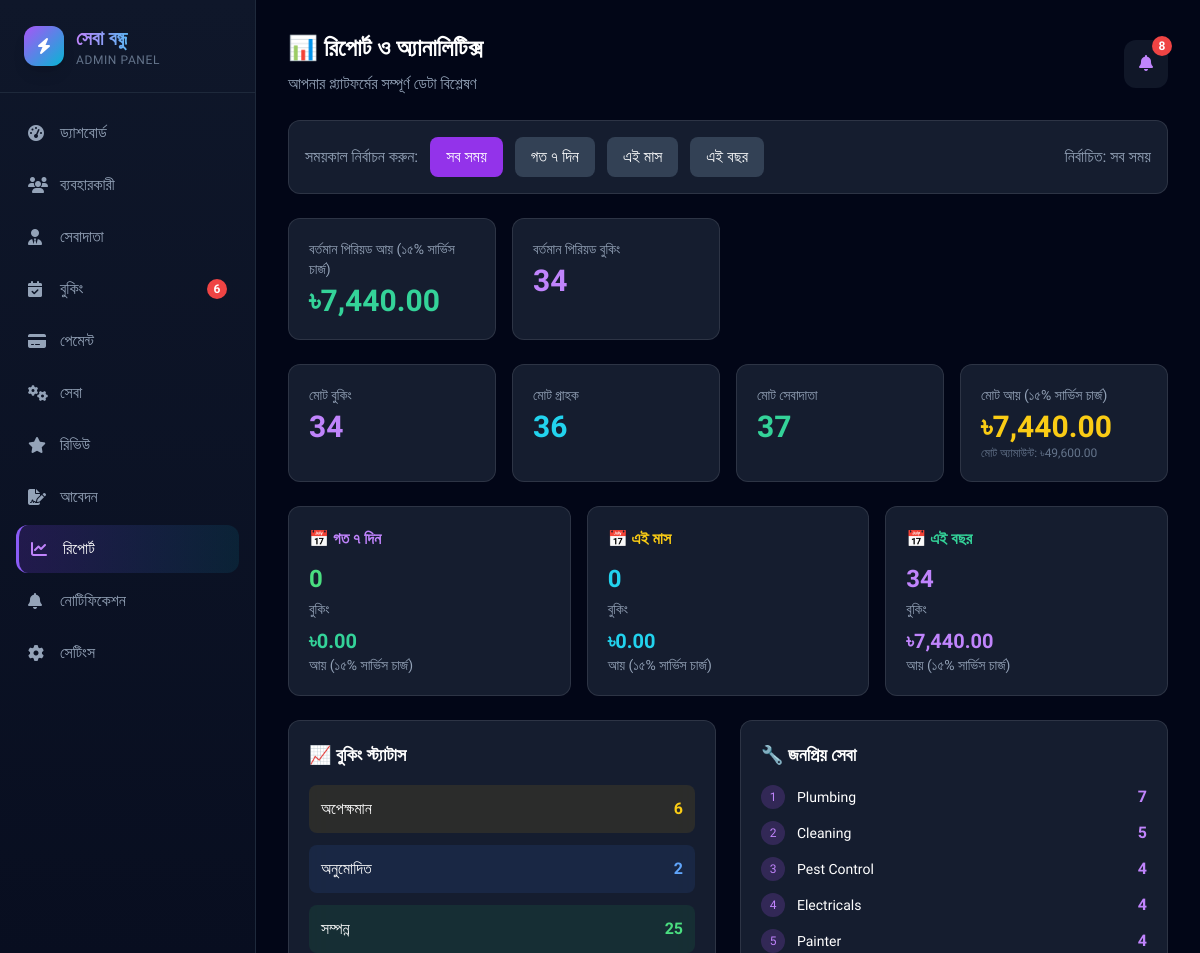
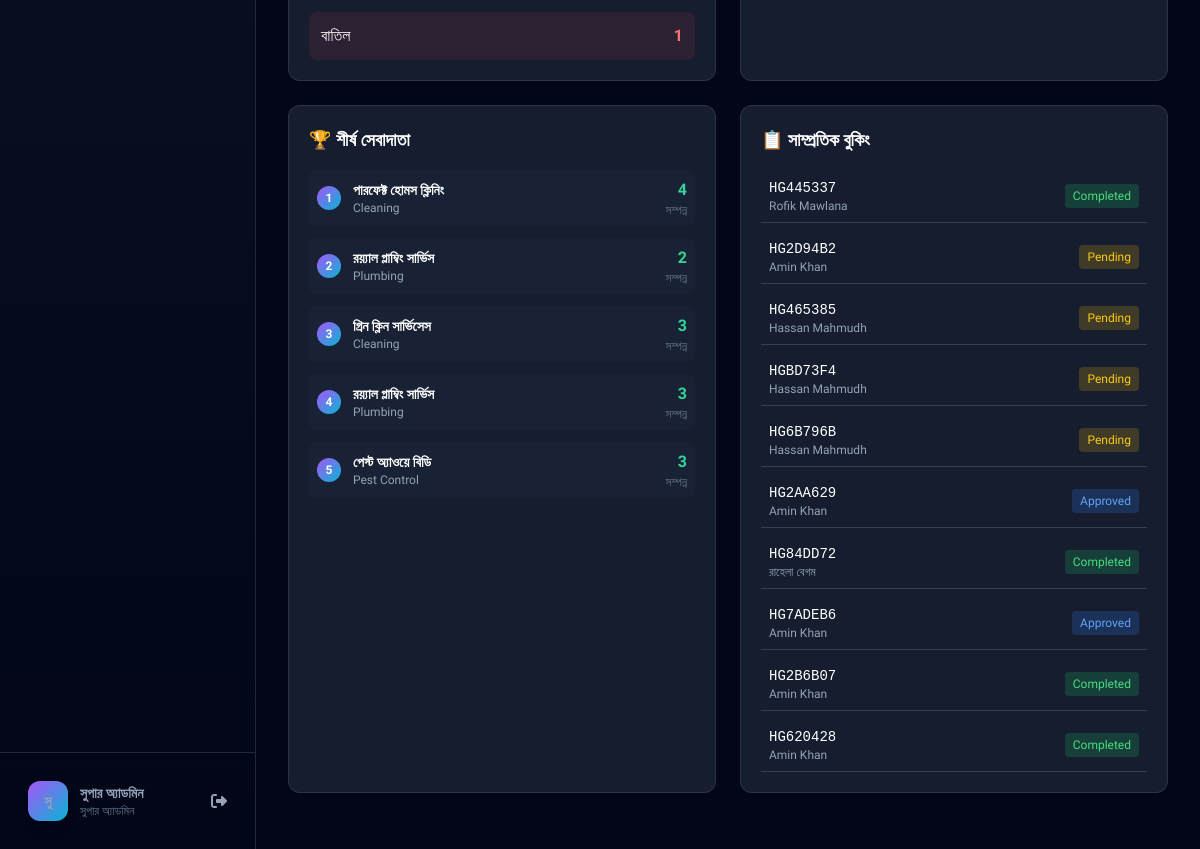
The app's page /admin/analytics.php (signed in) with its own data (2 pictures, top to bottom).
### tables this page shows
CREATE TABLE `bookings` (
  `id` int(10) UNSIGNED NOT NULL,
  `ref_code` varchar(20) NOT NULL,
  `customer_id` int(10) UNSIGNED NOT NULL,
  `provider_id` int(10) UNSIGNED NOT NULL,
  `service_type` varchar(80) NOT NULL,
  `preferred_date` date NOT NULL,
  `time_start` time NOT NULL,
  `time_end` time NOT NULL,
  `address` text NOT NULL,
  `description` text DEFAULT NULL,
  `status` enum('Pending','Approved','Completed','Cancelled') NOT NULL DEFAULT 'Pending',
  `provider_note` text DEFAULT NULL,
  `created_at` timestamp NOT NULL DEFAULT current_timestamp(),
  `payment_method` enum('ssl','mobile_banking','cash_on_delivery') DEFAULT NULL,
  `payment_status` enum('unpaid','paid','pending_verification') DEFAULT 'unpaid',
  `payment_code` varchar(20) DEFAULT NULL,
  `service_charge` int(11) DEFAULT 0,
  `price_range` varchar(50) DEFAULT NULL,
  `estimated_price` int(11) DEFAULT 0,
  `revenue` int(11) DEFAULT 0,
  `amount` decimal(10,2) DEFAULT NULL,
  `is_read` tinyint(4) DEFAULT 0
);

CREATE TABLE `users` (
  `id` int(10) UNSIGNED NOT NULL,
  `name` varchar(120) NOT NULL,
  `email` varchar(191) NOT NULL,
  `password` varchar(255) NOT NULL,
  `phone` varchar(30) DEFAULT NULL,
  `role` enum('customer','provider','admin') NOT NULL DEFAULT 'customer',
  `avatar` varchar(255) DEFAULT NULL,
  `created_at` timestamp NOT NULL DEFAULT current_timestamp(),
  `photo` varchar(255) DEFAULT NULL
);

### admin/analytics.php (the view, shortened to what the rows shown need)
<?php
require_once __DIR__ . '/../includes/config.php';
$recentBookings = db()->query("
    SELECT b.*, u.name as customer_name, pr.company_name as provider_name
    FROM bookings b
    JOIN users u ON u.id = b.customer_id
    JOIN providers pr ON pr.id = b.provider_id
    ORDER BY b.created_at DESC LIMIT 10
")->fetchAll();
?>
<!DOCTYPE html>
<html lang="bn">
<head>
  <script src="https://cdn.tailwindcss.com"></script>
  <link rel="stylesheet" href="https://cdnjs.cloudflare.com/ajax/libs/font-awesome/6.4.0/css/all.min.css">
</head>
<body class="bg-slate-950 text-white min-h-screen">
<main class="ml-64 p-8">
  <div class="flex items-center justify-between mb-6">
    <div>
      <h1 class="text-2xl font-bold mb-2">📊 রিপোর্ট ও অ্যানালিটিক্স</h1>
    </div>
  </div>
    <div class="grid md:grid-cols-2 gap-6 mb-6">
      <div class="glass p-5 rounded-xl">
        <?php if (empty($recentBookings)): ?>
          <p class="text-slate-500">কোনো ডাটা নেই</p>
        <?php else: ?>
          <div class="space-y-2">
            <?php foreach ($recentBookings as $b): ?>
              <div class="flex items-center justify-between p-2 border-b border-slate-700">
                <div>
                  <div class="font-mono text-sm"><?= e($b['ref_code']) ?></div>
                  <div class="text-xs text-slate-400"><?= e($b['customer_name']) ?></div>
                </div>
                <span class="px-2 py-1 rounded text-xs <?= $b['status']==='Completed'?'bg-green-500/20 text-green-400':($b['status']==='Pending'?'bg-yellow-500/20 text-yellow-400':($b['status']==='Approved'?'bg-blue-500/20 text-blue-400':'bg-red-500/20 text-red-400')) ?>"><?= $b['status'] ?></span>
              </div>
            <?php endforeach; ?>
          </div>
        <?php endif; ?>
      </div>
    </div>
</main>
</body>
</html>

### records on screen
bookings: ref_code "HG445337", customer.name "Rofik Mawlana", status "Completed"
bookings: ref_code "HG2D94B2", customer.name "Amin Khan", status "Pending"
bookings: ref_code "HG465385", customer.name "Hassan Mahmudh", status "Pending"
bookings: ref_code "HGBD73F4", customer.name "Hassan Mahmudh", status "Pending"
bookings: ref_code "HG6B796B", customer.name "Hassan Mahmudh", status "Pending"
bookings: ref_code "HG2AA629", customer.name "Amin Khan", status "Approved"
bookings: ref_code "HG84DD72", customer.name "রাহেলা বেগম", status "Completed"
bookings: ref_code "HG7ADEB6", customer.name "Amin Khan", status "Approved"
bookings: ref_code "HG2B6B07", customer.name "Amin Khan", status "Completed"
bookings: ref_code "HG620428", customer.name "Amin Khan", status "Completed"

### other values on screen
$newBookings "6"
mb_substr($user['name'] ?? 'AD', 0, 2) "সু"
$user['name'] "সুপার অ্যাডমিন"
$unreadNotifs "8"
$currentRevenue "7,440.00"
$currentBookings "34"
$totalBookings "34"
$totalUsers "36"
$totalProviders "37"
$totalRevenue "7,440.00"
$totalAmount "49,600.00"
$weeklyBookings "0"
$weeklyRevenue "0.00"
$monthlyBookings "0"
$monthlyRevenue "0.00"
